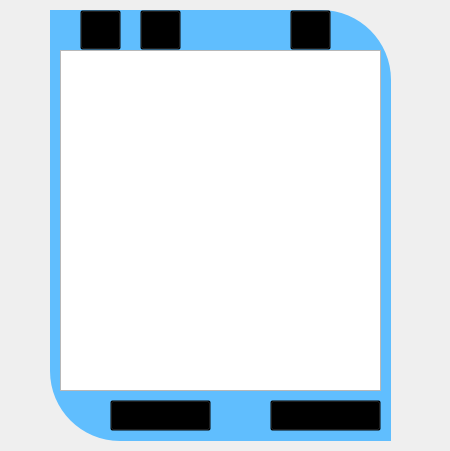
<?xml version="1.0" encoding="UTF-8"?>
<ui version="4.0">
 <class>Form</class>
 <widget class="QWidget" name="Form">
  <property name="geometry">
   <rect>
    <x>0</x>
    <y>0</y>
    <width>450</width>
    <height>451</height>
   </rect>
  </property>
  <property name="windowTitle">
   <string>Form</string>
  </property>
  <property name="styleSheet">
   <string notr="true">QPushButton {
    background-color: transparent;
}

QPushButton:hover {
    color: rgb(20, 20, 20);
	background-color: qradialgradient(spread:pad, cx:0.5, cy:0.5, radius:0.5, fx:0.5, fy:0.5, stop:0 rgba(255, 235, 235, 206), stop:0.35 rgba(255, 188, 188, 		80), stop:0.4 rgba(255, 162, 162, 80), stop:0.425 rgba(255, 132, 132, 156), stop:0.44 rgba(252, 128, 128, 80), stop:1 rgba(255, 255, 255, 0));
}
</string>
  </property>
  <widget class="QLabel" name="label">
   <property name="geometry">
    <rect>
     <x>50</x>
     <y>10</y>
     <width>341</width>
     <height>431</height>
    </rect>
   </property>
   <property name="styleSheet">
    <string notr="true">border-bottom-left-radius: 70px;
border-top-right-radius: 70px;
background-color: rgb(96, 190, 254);</string>
   </property>
   <property name="text">
    <string/>
   </property>
  </widget>
  <widget class="QPushButton" name="load">
   <property name="geometry">
    <rect>
     <x>270</x>
     <y>400</y>
     <width>111</width>
     <height>31</height>
    </rect>
   </property>
   <property name="font">
    <font>
     <pointsize>14</pointsize>
    </font>
   </property>
   <property name="text">
    <string>Load</string>
   </property>
   <property name="icon">
    <iconset resource="load_playlist.qrc">
     <normaloff>:/icons/res/Icons/check-circle.svg</normaloff>:/icons/res/Icons/check-circle.svg</iconset>
   </property>
   <property name="iconSize">
    <size>
     <width>30</width>
     <height>30</height>
    </size>
   </property>
   <property name="checkable">
    <bool>false</bool>
   </property>
  </widget>
  <widget class="QPushButton" name="back">
   <property name="geometry">
    <rect>
     <x>110</x>
     <y>400</y>
     <width>101</width>
     <height>31</height>
    </rect>
   </property>
   <property name="font">
    <font>
     <pointsize>14</pointsize>
    </font>
   </property>
   <property name="text">
    <string>Back</string>
   </property>
   <property name="icon">
    <iconset resource="load_playlist.qrc">
     <normaloff>:/icons/res/Icons/arrow-left-circle.svg</normaloff>:/icons/res/Icons/arrow-left-circle.svg</iconset>
   </property>
   <property name="iconSize">
    <size>
     <width>30</width>
     <height>30</height>
    </size>
   </property>
  </widget>
  <widget class="QPushButton" name="removeItem">
   <property name="geometry">
    <rect>
     <x>290</x>
     <y>10</y>
     <width>41</width>
     <height>40</height>
    </rect>
   </property>
   <property name="text">
    <string/>
   </property>
   <property name="icon">
    <iconset resource="load_playlist.qrc">
     <normaloff>:/icons/res/Icons/minus-circle.svg</normaloff>
     <disabledon>:/icons/res/Icons/minus-square.svg</disabledon>:/icons/res/Icons/minus-circle.svg</iconset>
   </property>
   <property name="iconSize">
    <size>
     <width>30</width>
     <height>30</height>
    </size>
   </property>
  </widget>
  <widget class="QPushButton" name="add">
   <property name="geometry">
    <rect>
     <x>80</x>
     <y>10</y>
     <width>41</width>
     <height>40</height>
    </rect>
   </property>
   <property name="text">
    <string/>
   </property>
   <property name="icon">
    <iconset resource="load_playlist.qrc">
     <normaloff>:/icons/res/Icons/plus-circle.svg</normaloff>:/icons/res/Icons/plus-circle.svg</iconset>
   </property>
   <property name="iconSize">
    <size>
     <width>30</width>
     <height>30</height>
    </size>
   </property>
  </widget>
  <widget class="QTableView" name="table">
   <property name="geometry">
    <rect>
     <x>60</x>
     <y>50</y>
     <width>321</width>
     <height>341</height>
    </rect>
   </property>
   <property name="sizePolicy">
    <sizepolicy hsizetype="Maximum" vsizetype="Maximum">
     <horstretch>0</horstretch>
     <verstretch>0</verstretch>
    </sizepolicy>
   </property>
   <property name="frameShadow">
    <enum>QFrame::Raised</enum>
   </property>
   <property name="lineWidth">
    <number>2</number>
   </property>
   <property name="horizontalScrollBarPolicy">
    <enum>Qt::ScrollBarAlwaysOff</enum>
   </property>
   <property name="sizeAdjustPolicy">
    <enum>QAbstractScrollArea::AdjustIgnored</enum>
   </property>
   <property name="alternatingRowColors">
    <bool>true</bool>
   </property>
   <property name="selectionMode">
    <enum>QAbstractItemView::SingleSelection</enum>
   </property>
   <property name="selectionBehavior">
    <enum>QAbstractItemView::SelectRows</enum>
   </property>
   <property name="iconSize">
    <size>
     <width>30</width>
     <height>30</height>
    </size>
   </property>
   <property name="showGrid">
    <bool>false</bool>
   </property>
   <property name="wordWrap">
    <bool>false</bool>
   </property>
   <property name="cornerButtonEnabled">
    <bool>false</bool>
   </property>
  </widget>
  <widget class="QPushButton" name="renameItem">
   <property name="geometry">
    <rect>
     <x>140</x>
     <y>10</y>
     <width>41</width>
     <height>40</height>
    </rect>
   </property>
   <property name="text">
    <string/>
   </property>
   <property name="icon">
    <iconset resource="load_playlist.qrc">
     <normaloff>:/icons/res/Icons/edit.svg</normaloff>
     <disabledon>:/icons/res/Icons/edit-3.svg</disabledon>:/icons/res/Icons/edit.svg</iconset>
   </property>
   <property name="iconSize">
    <size>
     <width>30</width>
     <height>30</height>
    </size>
   </property>
  </widget>
 </widget>
 <resources>
  <include location="load_playlist.qrc"/>
 </resources>
 <connections/>
</ui>
